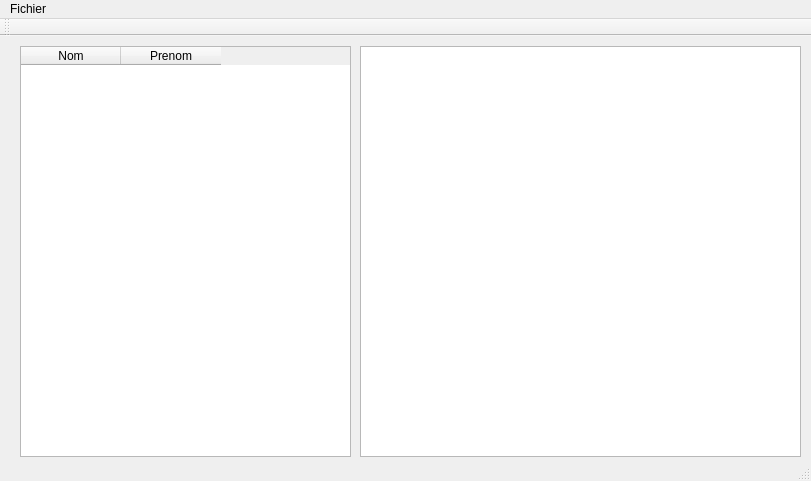
<?xml version="1.0" encoding="UTF-8"?>
<ui version="4.0">
 <class>UtilisationUIClass</class>
 <widget class="QMainWindow" name="UtilisationUIClass">
  <property name="geometry">
   <rect>
    <x>0</x>
    <y>0</y>
    <width>811</width>
    <height>481</height>
   </rect>
  </property>
  <property name="windowTitle">
   <string>MainWindow</string>
  </property>
  <widget class="QWidget" name="centralwidget">
   <widget class="QTableWidget" name="tableProprio">
    <property name="geometry">
     <rect>
      <x>20</x>
      <y>10</y>
      <width>331</width>
      <height>411</height>
     </rect>
    </property>
    <column>
     <property name="text">
      <string>Nom</string>
     </property>
    </column>
    <column>
     <property name="text">
      <string>Prenom</string>
     </property>
    </column>
   </widget>
   <widget class="QTextBrowser" name="textVehicule">
    <property name="geometry">
     <rect>
      <x>360</x>
      <y>10</y>
      <width>441</width>
      <height>411</height>
     </rect>
    </property>
   </widget>
  </widget>
  <widget class="QMenuBar" name="menubar">
   <property name="geometry">
    <rect>
     <x>0</x>
     <y>0</y>
     <width>811</width>
     <height>25</height>
    </rect>
   </property>
   <widget class="QMenu" name="menuFichier">
    <property name="title">
     <string>Fichier</string>
    </property>
    <widget class="QMenu" name="menuAjouter">
     <property name="title">
      <string>Ajouter Vehicule</string>
     </property>
     <addaction name="actionVehicule_Promenade"/>
     <addaction name="actionCamion"/>
    </widget>
    <addaction name="separator"/>
    <addaction name="actionAjouter_Proprietaire_2"/>
    <addaction name="menuAjouter"/>
    <addaction name="actionSupprimer"/>
    <addaction name="separator"/>
    <addaction name="actionQuitter"/>
   </widget>
   <addaction name="menuFichier"/>
  </widget>
  <widget class="QStatusBar" name="statusbar"/>
  <widget class="QToolBar" name="toolBar">
   <property name="windowTitle">
    <string>toolBar</string>
   </property>
   <attribute name="toolBarArea">
    <enum>TopToolBarArea</enum>
   </attribute>
   <attribute name="toolBarBreak">
    <bool>false</bool>
   </attribute>
  </widget>
  <action name="actionAjouter_Proprietaire">
   <property name="text">
    <string>Ajouter Proprietaire</string>
   </property>
  </action>
  <action name="actionQuitter">
   <property name="text">
    <string>Quitter</string>
   </property>
  </action>
  <action name="actionSupprimer">
   <property name="text">
    <string>Supprimer Vehicule</string>
   </property>
  </action>
  <action name="actionVehicule_Promenade">
   <property name="text">
    <string>Vehicule Promenade</string>
   </property>
  </action>
  <action name="actionCamion">
   <property name="text">
    <string>Camion</string>
   </property>
  </action>
  <action name="actionAjouter_Proprietaire_2">
   <property name="text">
    <string>Ajouter Proprietaire</string>
   </property>
  </action>
 </widget>
 <resources/>
 <connections>
  <connection>
   <sender>actionQuitter</sender>
   <signal>triggered()</signal>
   <receiver>UtilisationUIClass</receiver>
   <slot>close()</slot>
   <hints>
    <hint type="sourcelabel">
     <x>-1</x>
     <y>-1</y>
    </hint>
    <hint type="destinationlabel">
     <x>399</x>
     <y>299</y>
    </hint>
   </hints>
  </connection>
  <connection>
   <sender>tableProprio</sender>
   <signal>cellClicked(int,int)</signal>
   <receiver>UtilisationUIClass</receiver>
   <slot>selectionProprietaire()</slot>
   <hints>
    <hint type="sourcelabel">
     <x>175</x>
     <y>200</y>
    </hint>
    <hint type="destinationlabel">
     <x>405</x>
     <y>250</y>
    </hint>
   </hints>
  </connection>
  <connection>
   <sender>actionCamion</sender>
   <signal>triggered()</signal>
   <receiver>UtilisationUIClass</receiver>
   <slot>dialogAjouterCamion()</slot>
   <hints>
    <hint type="sourcelabel">
     <x>-1</x>
     <y>-1</y>
    </hint>
    <hint type="destinationlabel">
     <x>405</x>
     <y>240</y>
    </hint>
   </hints>
  </connection>
  <connection>
   <sender>actionVehicule_Promenade</sender>
   <signal>triggered()</signal>
   <receiver>UtilisationUIClass</receiver>
   <slot>dialogAjouterVehiculePromenade()</slot>
   <hints>
    <hint type="sourcelabel">
     <x>-1</x>
     <y>-1</y>
    </hint>
    <hint type="destinationlabel">
     <x>405</x>
     <y>240</y>
    </hint>
   </hints>
  </connection>
  <connection>
   <sender>actionSupprimer</sender>
   <signal>triggered()</signal>
   <receiver>UtilisationUIClass</receiver>
   <slot>dialogSuppression()</slot>
   <hints>
    <hint type="sourcelabel">
     <x>-1</x>
     <y>-1</y>
    </hint>
    <hint type="destinationlabel">
     <x>405</x>
     <y>240</y>
    </hint>
   </hints>
  </connection>
  <connection>
   <sender>actionAjouter_Proprietaire_2</sender>
   <signal>triggered()</signal>
   <receiver>UtilisationUIClass</receiver>
   <slot>dialogAjouterProprietaire()</slot>
   <hints>
    <hint type="sourcelabel">
     <x>-1</x>
     <y>-1</y>
    </hint>
    <hint type="destinationlabel">
     <x>405</x>
     <y>240</y>
    </hint>
   </hints>
  </connection>
 </connections>
 <slots>
  <slot>dialogAjouterProprietaire()</slot>
  <slot>selectionProprietaire()</slot>
  <slot>dialogAjouterVehiculePromenade()</slot>
  <slot>dialogAjouterCamion()</slot>
  <slot>dialogSuppression()</slot>
 </slots>
</ui>
